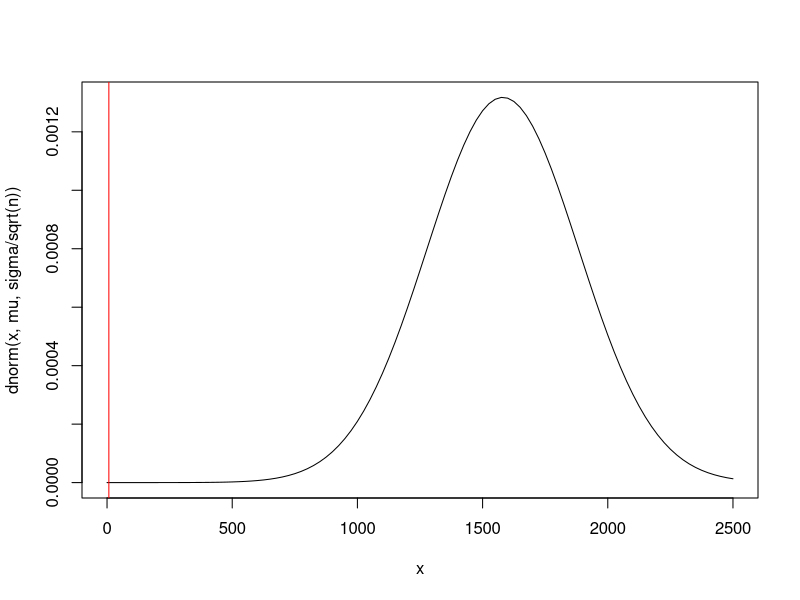
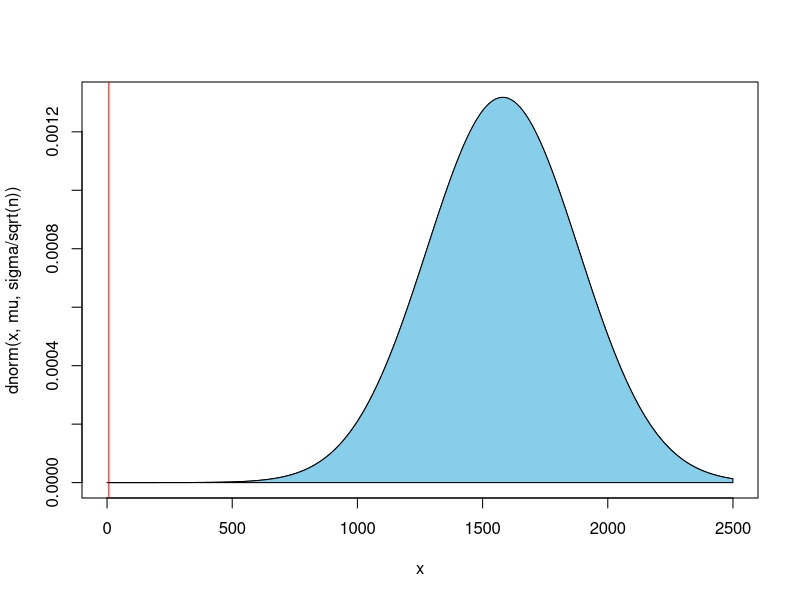
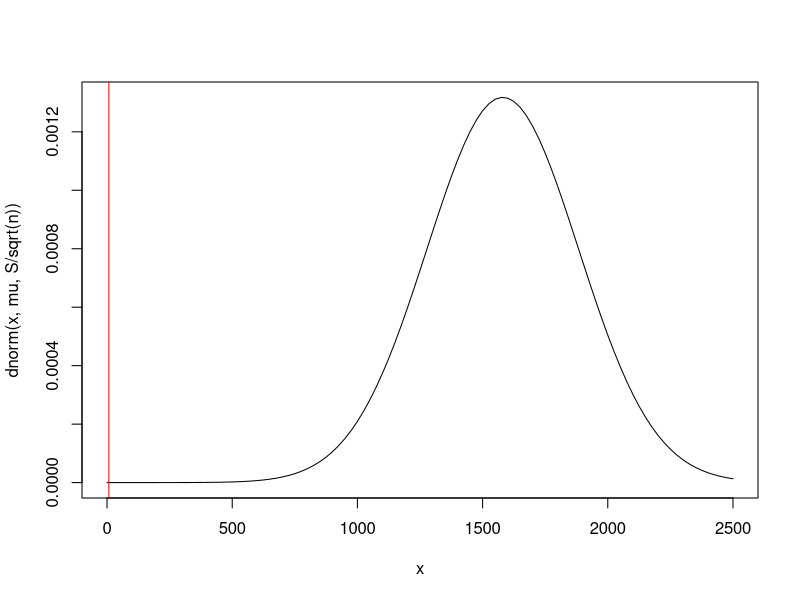

Source code (R) for these figures, in order: (Note: this script raises an error after producing the figures.)
#Title: Math 23c Final Project
#Written by: Ben Dreier and Michael Cheng
#Date: May 14, 2019
#Sources: Scripts from Paul Bamberg, data from Cori Tucker-Price
#PLEASE DO NOT DISTRIBUTE THIS DATASET—MY PROCTOR PLANS TO PUBLISH THIS IN A BOOK AND DOES NOT WANT THIS DATA RELEASED PUBLICLY
#Have a great summer! =)

#Master outline/grading checklist

#DOES THE DATASET MEET THE REQUIRED DATASET STANDARDS??
#1- dataframe: yes, we have a .csv file with columns and rows
#2- yes, name, street name, city, former church, and hometown are all categorical columns, and several logical columns are made throughout this data analysis
#3- yes, we used a python script to add two numerical columns: 1st, distance of hometown from LA; 2nd, population of home state in 1940
#4-yes, there are over 3000 rows representing over 3000 church members


#DOES THE DATASET MEET THE REQUIRED GRAPHICAL DISPLAY STANDARDS?
#1- 
#2- 
#3- 
#4- yes, see contingency table in section 1

#DOES THE DATASET MEET THE REQUIRED ANALYSIS STANDARDS?
#1- 
#2- 
#3- yes, see contingency table in section 1
#4- 

#WHAT BONUS POINTS HAVE WE ACHIEVED?
#3- See one-page document on ethical issues related to collection of data in attached files.
#8- See Section 1 for convincing demonstration of a relationship that might not have been statistically significant but turns out to be so, also in Section 2
#20- See Section 2 for calculation of a confidence interval
#22- Ben and Michael are two people; the team has exactly two members! =)

#Note that this is organized by section. 

#SECTION 0: LOADING THE DATA FILE AND BASIC ANALYSIS
#install.packages("ggplot2") Make sure to install ggplot2 once
library("ggplot2")

#First, let's load the data file. Let M be the data file.
M <- read.csv("MembershipEdited.csv"); head(M) #notice that the original file was edited to add two numeric columns using a Python script since the original file did not have any numeric columns and was simply a list of members
#Ben wrote a python script, distancegetter.py, that gets the distance of each hometown from LA (aka how far an individual moved to LA) and their home state's population

#Note: since certain individuals' Hometowns did not have data associated with them, those individuals have been deleted for the sake of this analysis. 
#Less than 0.3% of individuals were deleted; I deleted Ritta Penden, Susan Fleming, John Hunt, George H. Jones, Wilfred Wein, Coxdelia Marshall, and Melvin Johnson since their hometowns either did not exist or had no data according to the API
#Since these individuals represent less than 0.3% of the total number of individuals, which is over 3000, this should not meaningfully impact our data
#Now, let's figure out which people currently lived in Los Angelos and place them in the dataframe livesLA.

livesLA <- which(M$City == "Los Angeles"); livesLA
livesBH <- which(M$City == "Beverly Hills"); livesBH #Beverly Hills
livesHW <- which(M$City == "Hollywood"); livesHW #Hollywood
livesPD <- which(M$City == "Pasadena"); livesPD #Pasadena

#Now let's categorize people's hometowns
Q <- unique(M$Hometown); Q #this is the list of all unique hometowns, of which there are 394

N <- length(Q) #394
Home <- numeric(N); Home

for(i in length(Q)){
  Home[i] <- which(M$Hometown == Q[i])
}

#SECTION 1: Hometown analysis WITH A CONTINGENCY TABLE
#MEETS REQUIRED ANALYSIS 3 AND BONUS POINT 8.
#Is having a hometown that isn't Los Angeles correlated with being a Convert from another/no religion?
#My hypothesis: In theory, it could make sense because people who moved from further away towns might have joined the church in search of community, then converted religions
#While people originally from LA already had a community from growing up there; or another factor could dominate

#First, let's find out the number of people from LA and the number of converts
HomeLA <- which(M$Hometown == "Los Angeles, CA"); HomeLA #People with hometowns LA
length(HomeLA) #Los Angeles, CA has 1,232
HomeNotLA <- which(M$Hometown != "Los Angeles, CA"); HomeNotLA #All people who were not from LA 
length(HomeNotLA) #Not LA has 1,814
ConvertsA <-which(M$Former.Church == "Convert"); ConvertsA #All the converts
length(ConvertsA) #427 converts
NotConverts <-which(M$Former.Church != "Convert"); NotConverts #All the non-converts
length(NotConverts) #2,619 non-converts

#Second, let's make some logical columns
LA <- M$Hometown == "Los Angeles, CA"
Converts <- M$Former.Church == "Convert"
HomeR <- data.frame(LA, Converts) #make a dataframe with just the logical columns

#Now let's build a contingency table #NOTICE THATTHIS MEETS REQUIRED GRAPHICAL DISPLAY CRITERIA 4
tbl <- table(HomeR$LA,HomeR$Converts); tbl
#Looking at the table, there are 1811 who are not originally from LA and aren't converts; 3 who are not originally from LA and are converts; 808 originally from LA who are not converts, and 424 originally from LA who are converts

#Now let's compare this with what the table would look like if Hometown and Convert status were independent
tbl #our actual table
Expected <- outer(rowSums(tbl), colSums(tbl))/sum(tbl); Expected #evidently, the tables are pretty different!!
#In particular, the value for not originally from LA and is converts is much lower in the actual table compared to the expected table

#These tables look quite different. Is the difference significant? Let's use the chi-squared test and see.
chisq.test(HomeR$LA,HomeR$Converts)
#The p-value is incredibly tiny, at below 2.2 * 10^-16, and the odds this arose by chance is less than 1 in a quadrillion; since the p-value is far less than 0.05 we reject the null hypothesis
#Therefore, having a Hometown of LA is very correlated with being a Convert to Christianity, which completely goes against the theory I laid out earlier
#It appears that having a hometown that isn't LA is very correlated against being a Convert to Christianity
#In other words, almost everyone who joined the People's Independent Church of Christ who was not originally from LA was already a Christian; but according to the table roughly 1/3 of people with hometown LA were Converts to Christianity—a very, very interesting finding!! 
#Not quite sure why this is, but perhaps the Church was very appealing to people who were already Christians moving in from out of state
#It makes sense that most migrants traveling west would be churched folk because that kind of migration was based on social networks and their faith sustained them during the journey. that's one hypothesis
#Quote from Proctor on significance of this: It tells me that the church was able to pull in people from LA with no religious affiliation at a time (WWII) when people were looking for resources and help.  The church was taken over by the second pastor (Clayton Russell) at this point.  He was the first black preaching radio broadcaster on the West Coast and lived a celebrity lifestyle.  So I know that the church was a big draw for migrants and local Angelenos.   But the fact that non churched people in LA were joining at such a high rate proves larger claims about the church’s significance.

#Earning Bonus Point 8
#This relationship between having a hometown of Los Angeles and being a Convert to Christianity was not apparent at all—my hypothesis at the beginning was totally wrong. But evidently, this relationship is very strong considering 424 of the 427 converts were from LA despite the fact that 1,814 of the 3,046 church members had a non-LA hometown.
#Therefore, this is a convincing relationship that might not have looked statistically significant but turns out to be so.

#END REQUIRED ANALYSIS 3 AND BONUS POINT 8
#END SECTION 1


#SECTION 2: Comparing distances for converts and non-converts
#BONUS POINT 20, 8 (done again)
#After conducting a contingency table analysis of the differences between converts and non-converts, let's figure out whether this difference is reality using standard deviations and confidence intervals
#Let's look at the mean distance migrated for the total population and compare the mean distance migrated for the Converts, and see if this is a statistically significant difference
km <- M$Distance/1000; km #convert our distances from meters to km

mu <- mean(km); mu #mean distance migrated from hometown for full population is 1580.57 km. Remember that someone whose hometown was LA who still lives in LA counts as zero!
sigma <- sd(km); sigma #standard deviation 1513.49 km
migD <- sum(km * (M$Former.Church == "Convert"))/sum((M$Former.Church == "Convert")); migD #mean distance migrated for Converts is 7.26 km
#How likely is it that the discrepancy between mean distance migrated for Converts and the full population arose by chance?

#Approach #1 
#The CLT says that if we draw a sample of size n from the total population,
#the mean will be 1580.57 km, the SD will be sigma/sqrt(n), the distribution normal
n = 25 #draw samples of size 25
curve(dnorm(x, mu, sigma/sqrt(n)), from = 0, to = 2500)
abline(v = migD, col = "red")     #our mean distance for converts looks good, it's on the far left tail
pnorm(migD, mu, sigma/sqrt(n), lower.tail = FALSE) #and notice that an average distance greater than ours should arise roughly 100% of the time

#Here is a way to shade some of the area
xpoints <- c(migD,seq(migD,2500,1),2500) #define polygon to shade
ypoints <- c(0,dnorm(seq(migD,2500,1), mu, sigma/sqrt(n)),0) 
curve(dnorm(x, mu, sigma/sqrt(n)), from = 0, to = 2500)
abline(v = migD, col = "red")
polygon(xpoints,ypoints,col="skyblue") #notice that virtually the entire graph is sky blue, this visually demonstrates how virtually every other outcome would be more likely than the one we got if the distance traveled for Converts was random

#Approach 2
#Equivalent approach - create a statistic whose distribution is N(0,1)
#In the days of printed statistical tables, this was a good idea.
Z = (migD-mu)/(sigma/sqrt(n)); Z 

#Calculate the probability of a sample mean as extreme as what we observed
PValue <- pnorm(Z, lower.tail = FALSE); PValue   #same result, the probability of a sample mean greater than our sample mean is 1

#Alternatively, we can assume that we do not know the LA-side wigma
#If we use our sample standard deviation S, we create a t statistic.
#Studentize the data, using S instead of the national sigma.
S <- sd(km); S
t = (migD-mu)/(S/sqrt(n)); t 
PValue <- pt(t, df = n-1, lower.tail = FALSE); PValue
#the p-value is pretty much the same at p = 1; it's virtually certain that if you generated random sample means you'd get a higher mean than our actual mean for Converts
curve(dnorm(x, mu, S/sqrt(n)), from = 0, to = 2500)
abline(v = migD, col = "red")     #our mean score looks really good

#For n this large, the t distribution is essentially standard normal
t = (migD-mu)/(sigma/sqrt(n)); t 
PValue <- pt(t, df = n-1, lower.tail = FALSE); PValue #about the same P-value as earlier result

#BONUS POINT 20: I calculated a confidence interval here!

#notice that the lower end of the confidence interval is 955.83
L <- mean(km) + qt(0.025, n-1) * sd(km)/sqrt(n); L
#and the higher end of the confidence interval is 2205.31
H <- mean(km) - qt(0.025, n-1) * sd(km)/sqrt(n); H

#So if the distance migrated from one's hometown followed a normal distribution, then the 95% confidence interval for the distance migrated would be [955.83,2205.31]
#But because actual distance migrated from one's hometown for Converts to Christianity is just 7.26, FAR outside the actual confidence interval, we know that this probably did not arise by chance
#In other words, I have shown more quantiatively than Section 1 that Converts are likely to have migrated a much lower distance, and that this difference is statistically significant.

#BONUS POINT 8: Again, this shows the same relationship as in Section 1 and how it did not arise randomly. The statistical difference the mean distance traveled for Converts and the mean distance traveled for all people at this Church is clear

#END SECTION 2








# Ben's work

# Let's talk churches. It looks like there are 759 unique churches listed here:
Churches <- unique(M$Former.Church); Churches

# Enumerate some words pointing to church denomination
Denoms <- c("Baptist", "Methodist", "AME", "Episcopal", "CME", "Presbyterian", "Catholic")

# Function to get which churches contain which denomination strings
whichContain <- function(ch, dn){
  denoms <- rep("", length(ch))
  i <- 1
  for(c in ch){
    for(d in dn){
      #Check if the church has the denomination
      if( is.na(grepl(d, c)) ){break}
      if( grepl(d, c) ){
        denoms[i] = paste(denoms[i], d);
      }
    }
    i <- i + 1
  }
  return(denoms)
}

grepl(Denoms[3], Churches[4])

WhichDenoms <- whichContain(Churches, Denoms)

Churches[which(WhichDenoms == "")]

length(Churches)

denoms[3]
